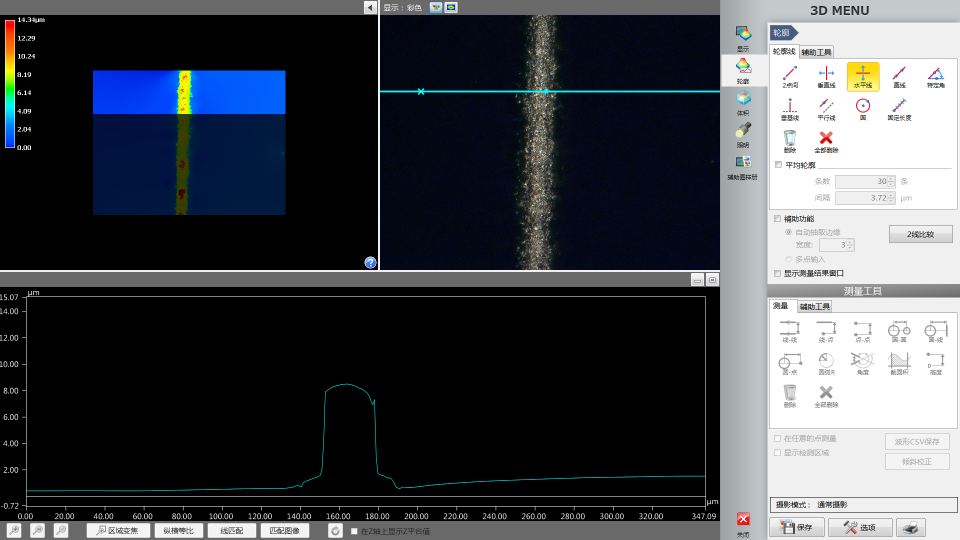
#> input picture resources4test/08.png, 1920 x 1080 px (shown at 1/2 size)
$ python curveProcess.py
#> lines starting #> are read from the running program, lines starting #| are printed output that depends on the picture
import cv2
import numpy as np
import pytesseract
import matplotlib.pyplot as plt


def find_unique_index(sequence):
    unique_values = set(sequence)  # 获取序列中的唯一值
    index_dir = {}  # 存储不同值的索引字典
    for value in unique_values:
        index_dir[value] = [i for i, x in enumerate(sequence) if x == value]
    return index_dir


def stopRepeat(raw_array):
    index = 0
    index_list = [0]
    for i in range(len(raw_array)):
        comparision = raw_array[index]
        if raw_array[i] == comparision:
            i += 1
        else:
            index = i
            index_list.append(index)
            i += 1
    return index_list


cv2.namedWindow('1', cv2.WINDOW_NORMAL)
pytesseract.pytesseract.tesseract_cmd = "D:\\Tesseract_OCR\\tesseract.exe"
# img = cv2.imread('measurePage.png')
img = cv2.imread('../resources4test/08.png')
#> img is the input picture: shape (1080, 1920, 3); mean B, G, R 77.1, 71.7, 68.3

numberRegion = img[586:606, 1:40]
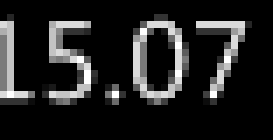
#> numberRegion: shape (20, 39, 3) (shown 7 times larger); min 0, max 255, mean 33.6
lineRegion = img[595:992, 54:1411]
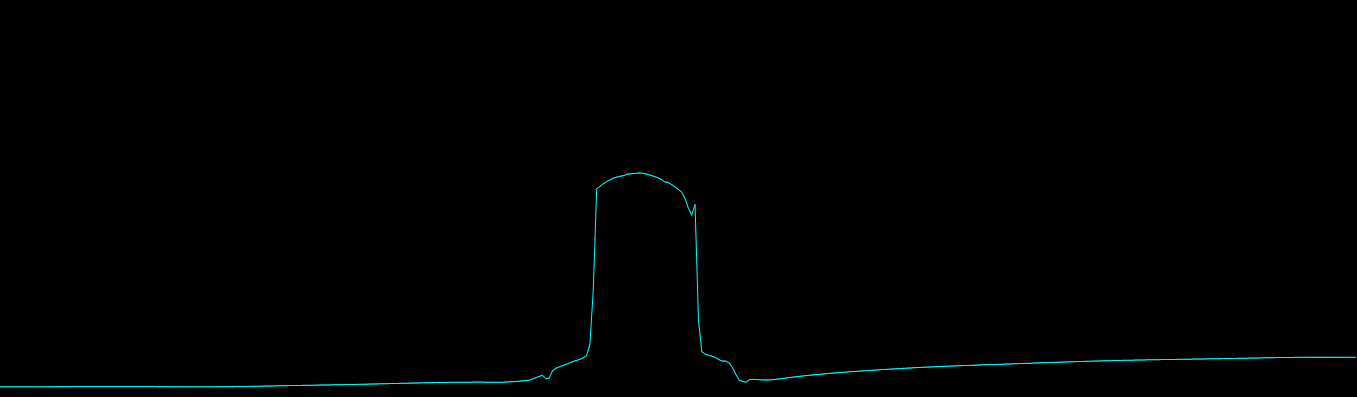
#> lineRegion: shape (397, 1357, 3); mean B, G, R 0.9, 0.9, 0

#> (the run stopped early here; a loop or call above may not have finished)

$ run again, with resources4test/0019.png copied over resources4test/08.png
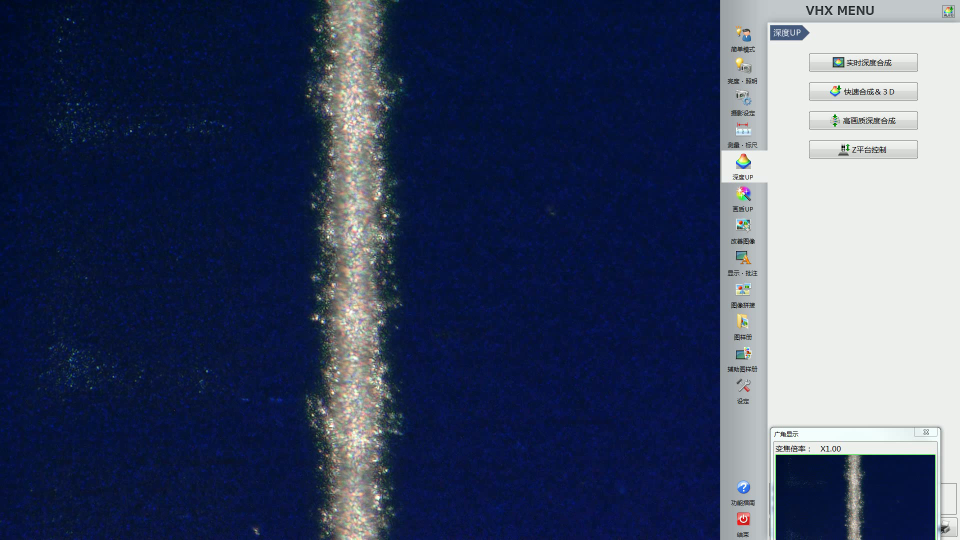
#> input picture resources4test/0019.png, 1920 x 1080 px (shown at 1/2 size)
#> img is the input picture: shape (1080, 1920, 3); mean B, G, R 99.1, 71.6, 61.4
#> `numberRegion = img[586:606, 1:40]`:
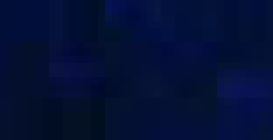
#> numberRegion: shape (20, 39, 3) (shown 7 times larger); mean B, G, R 53.8, 15.7, 3.4
#> `lineRegion = img[595:992, 54:1411]`:
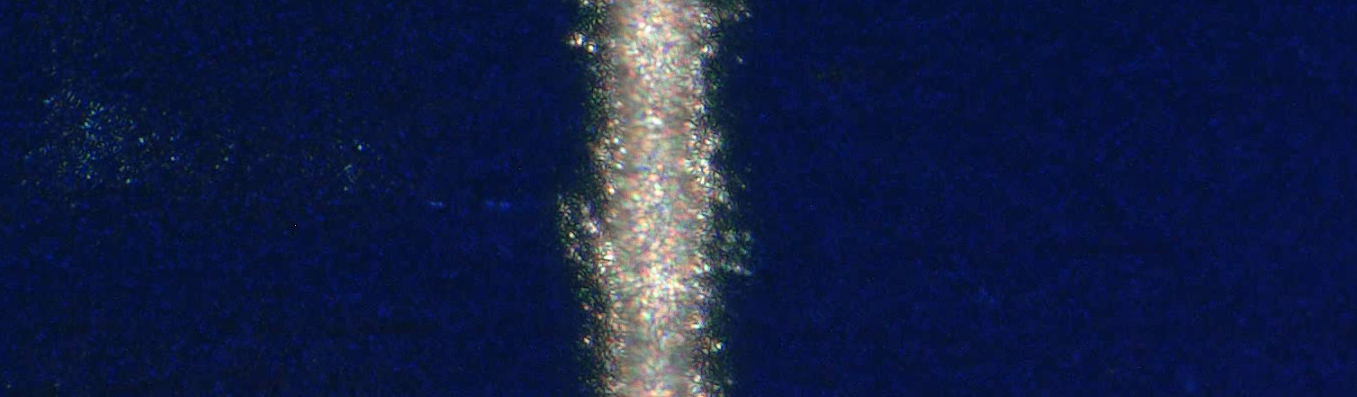
#> lineRegion: shape (397, 1357, 3); mean B, G, R 68.4, 30.8, 19.5
